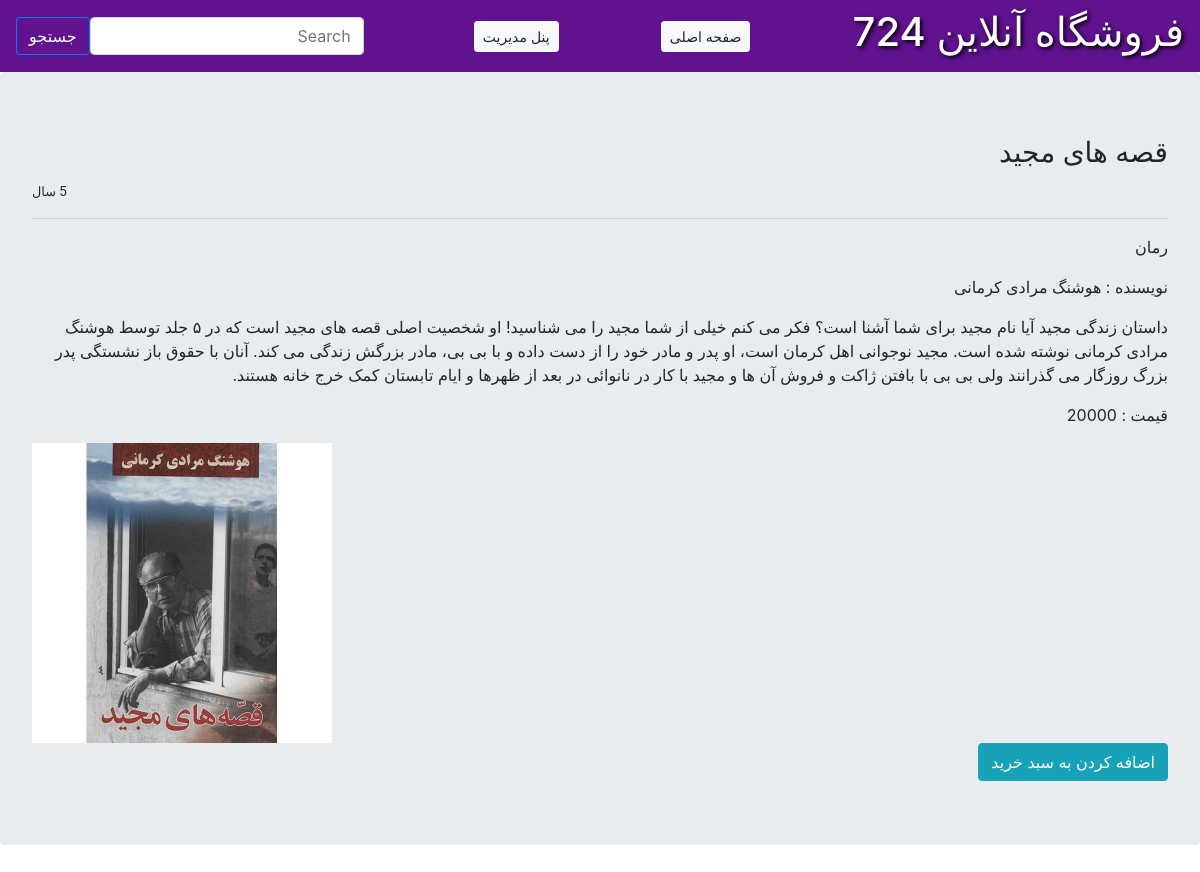
Screenshot of /1/قصه های مجید/ with the database file from the repository.
### Book/models.py (models this page shows, shortened)
class Books(models.Model):
    name = models.CharField(max_length=100)
    auther = models.CharField(max_length=100)
    title = models.CharField(max_length=100)
    publish_date = models.DateTimeField(default=timezone.now)
    summary =models.TextField(max_length=500,blank=True)
    price = models.IntegerField(blank=True , default=0)
    photo = models.FileField(upload_to='Book/%Y/%m/%d/', blank = True)

### Book/views.py (the view)
# urls.py: path('<int:id>/<str:name>/', views.book_detail, name='book_detail'),
def book_detail(request, id , name):
    book=get_object_or_404(Books,id=id,name=name)
    return render(request, 'Book/book.html', {'book':book})

### Book/templates/Book/book.html (shortened to what this page needs)
{% extends 'base.html' %}
{% block content %}
    <h3 dir="rtl" align="right">{{ book.name }}</h3>
    <small dir="rtl" align="right" >{{ book.publish_date|timesince }}</small><hr/>
    <p dir="rtl" align="right">{{ book.title|safe }}</p>
    <p dir="rtl" align="right">{{ book.auther|safe }}</p>
    <p dir="rtl" align="right">{{ book.summary|safe }}</p>
    <p dir="rtl" align="right"> قیمت : {{ book.price|safe }}</p>
    <img src = "{{book.photo.url}}"   width="300px" height="300px" dir="ltr" align="center">
    <form action="#" method="post" dir="rtl" align="right">
        <input class="btn btn-info" type="submit" value="اضافه کردن به سبد خرید">
    </form>
{% endblock %}

### rows the page displays
Books: name "قصه های مجید", publish_date "5 سال", title "رمان", auther "نویسنده : هوشنگ مرادی کرمانی", summary "داستان زندگی مجید آیا نام مجید برای شما آشنا است؟ فکر می کنم خیلی از شما مجید را می شناسید! او شخصیت اصلی قصه های مجید است که در ۵ جلد توسط هوشنگ مرادی کرمانی نوشته شده است. مجید نوجوانی اهل کرمان است، او پدر و مادر خود را از دست داده و با بی بی، مادر بزرگش زندگی می کند. آنان با حقوق باز نشستگی پدر بزرگ روزگار می گذرانند ولی بی بی با بافتن ژاکت و فروش آن ها و مجید با کار در نانوائی در بعد از ظهرها و ایام تابستان کمک خرج خانه هستند.", price "20000", photo (picture)
